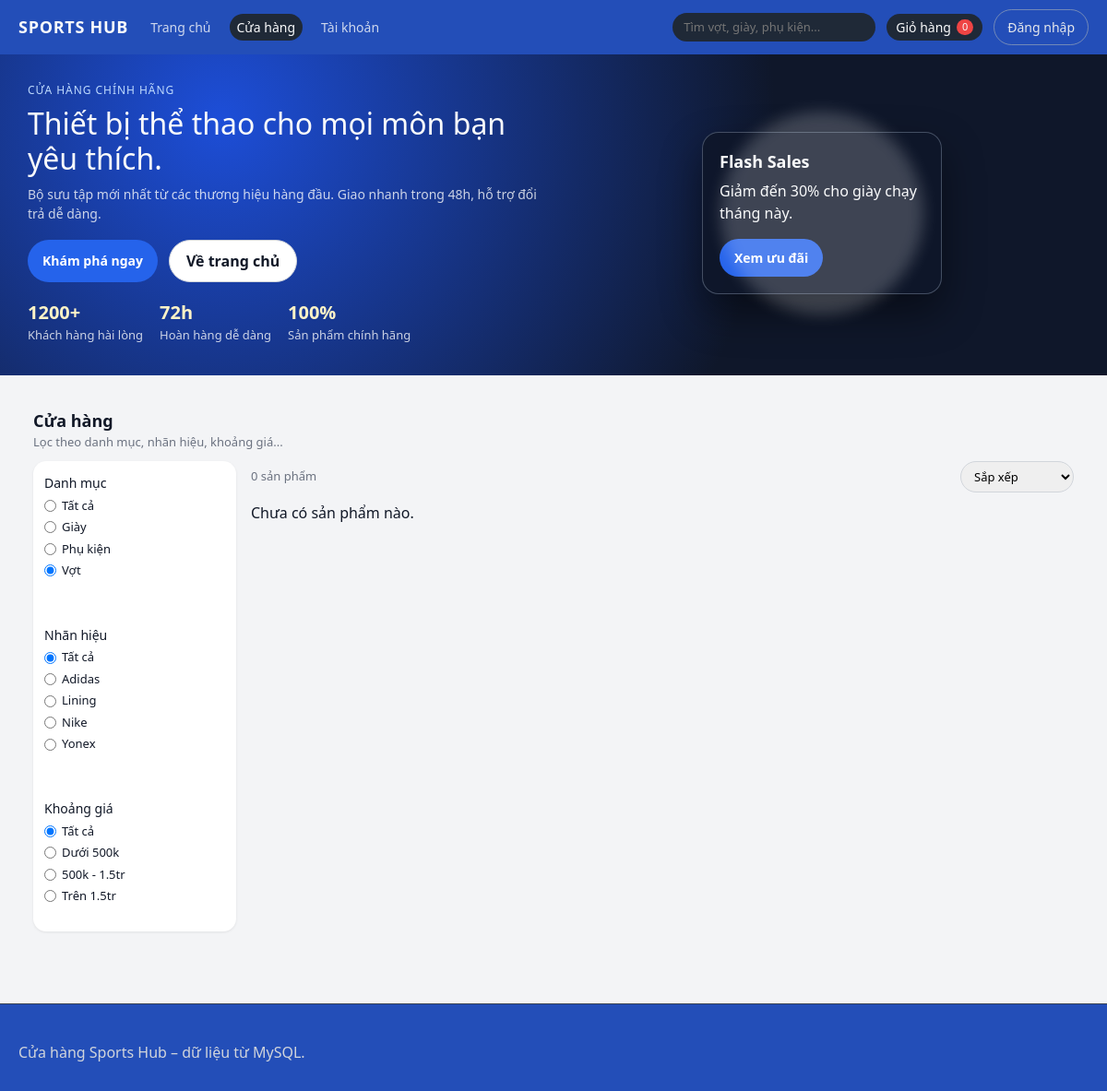
The page /index.php?c=product&a=index&category=1 on the database its author committed.
### tables this page shows
CREATE TABLE category (
  id          INT AUTO_INCREMENT PRIMARY KEY,
  name        VARCHAR(100) NOT NULL,
  created_at  DATETIME NOT NULL DEFAULT CURRENT_TIMESTAMP,
  updated_at  DATETIME NOT NULL DEFAULT CURRENT_TIMESTAMP ON UPDATE CURRENT_TIMESTAMP
);

CREATE TABLE brand (
  id          INT AUTO_INCREMENT PRIMARY KEY,
  name        VARCHAR(100) NOT NULL,
  description VARCHAR(255),
  created_at  DATETIME NOT NULL DEFAULT CURRENT_TIMESTAMP,
  updated_at  DATETIME NOT NULL DEFAULT CURRENT_TIMESTAMP ON UPDATE CURRENT_TIMESTAMP
);

### app/controllers/ProductController.php (called while the page is built, shortened)
<?php
require_once __DIR__ . '/../models/Product.php';
require_once __DIR__ . '/../models/Brand.php';
require_once __DIR__ . '/../models/Category.php';
class ProductController extends Controller
{
    public function index()
    {
        $productModel  = new Product();
        $brandModel    = new Brand();
        $categoryModel = new Category();
        $categoryId  = isset($_GET['category']) ? (int)$_GET['category'] : 0;
        $brandId     = isset($_GET['brand'])    ? (int)$_GET['brand']    : 0;
        $priceRange  = isset($_GET['price'])    ? $_GET['price']         : 'all';
        $keyword     = trim($_GET['q'] ?? '');
        $products   = $productModel->getFiltered($categoryId, $brandId, $priceRange, $keyword);
        $categories = $categoryModel->getAll();
        $brands     = $brandModel->getAll();
        $this->render('product/index', [
            'products'     => $products,
            'categories'   => $categories,
            'brands'       => $brands,
            'categoryId'   => $categoryId,
            'brandId'      => $brandId,
            'priceRange'   => $priceRange,
            'keyword'      => $keyword,
        ]);
    }
}

### app/core/Router.php (called while the page is built, shortened)
<?php
class Router
{
    public static function dispatch(array $routes, string $defaultController, string $defaultAction)
    {
        $actionName    = $_GET['a'] ?? $defaultAction;
        $controller = new $className();
        $controller->$actionName();
    }
}

### public/index.php (called while the page is built, shortened)
<?php
require_once __DIR__ . '/../app/core/Router.php';
$routes = [
    'home'    => 'HomeController',
    'product' => 'ProductController',
    'auth'    => 'AuthController',
];
Router::dispatch($routes, 'home', 'index');

### app/config/db.php (called while the page is built)
<?php
class Database
{
    private static ?PDO $instance = null;
    public static function getConnection(): PDO
    {
        if (self::$instance === null) {
            $host = 'localhost';
            $port = '3306';
            $db   = 'sports_shop';
            $user = 'root';
            $pass = '';
            $dsn = "mysql:host=$host;port=$port;dbname=$db;charset=utf8mb4";
            self::$instance = new PDO($dsn, $user, $pass, [
                PDO::ATTR_ERRMODE            => PDO::ERRMODE_EXCEPTION,
                PDO::ATTR_DEFAULT_FETCH_MODE => PDO::FETCH_ASSOC,
            ]);
        }
        return self::$instance;
    }
}

### app/models/BaseModel.php (called while the page is built, shortened)
<?php
require_once __DIR__ . '/../config/db.php';
class BaseModel
{
    public function __construct()
    {
        $this->db = Database::getConnection();
    }
}

### app/models/Category.php (called while the page is built, shortened)
<?php
require_once __DIR__ . '/BaseModel.php';
class Category extends BaseModel
{
    public function getAll(): array
    {
        $sql = "SELECT * FROM category ORDER BY name";
        return $this->db->query($sql)->fetchAll();
    }
}

### app/models/Brand.php (called while the page is built, shortened)
<?php
require_once __DIR__ . '/BaseModel.php';
class Brand extends BaseModel
{
    public function getAll(): array
    {
        $sql = "SELECT * FROM brand ORDER BY name";
        return $this->db->query($sql)->fetchAll();
    }
}

### app/models/Product.php (called while the page is built, shortened)
<?php
require_once __DIR__ . '/BaseModel.php';
class Product extends BaseModel
{
    public function getFiltered(int $categoryId, int $brandId, string $priceRange, string $keyword): array
    {
        $sql = "SELECT p.*, b.name AS brand_name, c.name AS category_name
                FROM product p
                JOIN brand b ON p.brand_id = b.id
                JOIN category c ON p.category_id = c.id
                WHERE 1=1";
        $params = [];
        if ($categoryId > 0) {
            $sql .= " AND p.category_id = :categoryId";
            $params[':categoryId'] = $categoryId;
        }
        $sql .= " ORDER BY p.created_at DESC";
        $stmt = $this->db->prepare($sql);
        $stmt->execute($params);
        return $stmt->fetchAll(PDO::FETCH_ASSOC);
    }
}

### app/views/product/index.php (the view, shortened to what this page needs)
<?php
$productCount = isset($products) ? count($products) : 0;
$account = $_SESSION['account'] ?? null;
$cartCount = 0;
?>
<header>
  <div class="header-left">
    <div class="logo">SPORTS HUB</div>
    <nav class="nav-links">
      <a class="nav-link" href="index.php?c=home&a=index">Trang chủ</a>
      <a class="nav-link active" href="index.php?c=product&a=index">Cửa hàng</a>
      <a class="nav-link" href="index.php?c=auth&a=login">Tài khoản</a>
    </nav>
  </div>
  <div class="header-right">
    <div class="search-box">
      <form method="get" action="index.php">
        <input name="q" placeholder="Tìm vợt, giày, phụ kiện..."
               value="<?php echo isset($_GET['q']) ? htmlspecialchars($_GET['q']) : ''; ?>" />
      </form>
    </div>
    <a class="icon-btn cart-button" href="index.php?c=product&a=cart">
      <span>Giỏ hàng</span>
      <span class="badge-pill"><?php echo $cartCount; ?></span>
    </a>
    <?php if ($account): ?>
      <div class="account-pill">
        <div class="account-avatar">
          <?php echo strtoupper(substr($account['username'] ?? 'U', 0, 1)); ?>
        </div>
        <div class="account-info">
          <div class="account-label">Xin chào</div>
          <div class="account-name"><?php echo htmlspecialchars($account['username']); ?></div>
        </div>
        <a class="account-action" href="index.php?c=auth&a=logout">Đăng xuất</a>
    </div>
    <?php else: ?>
      <button class="btn-outline-light"
              onclick="window.location='index.php?c=auth&a=login'">
        Đăng nhập
      </button>
    <?php endif; ?>
  </div>
</header>
<section class="shop-hero">
  <div class="shop-hero-content">
    <p class="shop-badge">Cửa hàng chính hãng</p>
    <h1>Thiết bị thể thao cho mọi môn bạn yêu thích.</h1>
    <p class="shop-sub">
      Bộ sưu tập mới nhất từ các thương hiệu hàng đầu. Giao nhanh trong 48h, hỗ trợ đổi trả dễ dàng.
    </p>
    <div class="shop-cta">
      <button class="btn-primary" onclick="document.getElementById('filterForm').scrollIntoView({behavior: 'smooth'});">
        Khám phá ngay
      </button>
      <button class="btn-outline"
              onclick="window.location='index.php?c=home&a=index'">
        Về trang chủ
      </button>
    </div>
    <div class="shop-stats">
      <div>
        <strong>1200+</strong>
        <span>Khách hàng hài lòng</span>
      </div>
      <div>
        <strong>72h</strong>
        <span>Hoàn hàng dễ dàng</span>
      </div>
      <div>
        <strong>100%</strong>
        <span>Sản phẩm chính hãng</span>
      </div>
    </div>
  </div>
  <div class="shop-hero-visual">
    <div class="shop-card">
      <div class="shop-card-title">Flash Sales</div>
      <p>Giảm đến 30% cho giày chạy tháng này.</p>
      <button class="btn-primary small"
              onclick="window.location='index.php?c=product&a=index&category=1';">
        Xem ưu đãi
      </button>
    </div>
    <div class="shop-hero-circle"></div>
  </div>
</section>
<div class="page-shell">
  <section class="view-section">
    <div class="section-header">
      <div>
        <div class="section-title">Cửa hàng</div>
        <div class="section-sub">
          Lọc theo danh mục, nhãn hiệu, khoảng giá...
        </div>
      </div>
    </div>
    <div class="products-layout">
      <aside class="sidebar">
        <form id="filterForm" method="get" action="index.php">
        <div class="sidebar-group">
          <h3>Danh mục</h3>
            <label>
              <input type="radio" name="category" value="0"
                     <?php echo ($categoryId == 0) ? 'checked' : ''; ?>>
              Tất cả
            </label>
            <?php if (!empty($categories)): ?>
              <?php foreach ($categories as $cat): ?>
                <label>
                  <input type="radio"
                         name="category"
                         value="<?php echo $cat['id']; ?>"
                      <?php echo ($categoryId == $cat['id']) ? 'checked' : ''; ?>>
                  <?php echo htmlspecialchars($cat['name']); ?>
                </label>
              <?php endforeach; ?>
            <?php endif; ?>
        </div>
        <div class="sidebar-group">
          <h3>Nhãn hiệu</h3>
            <label>
              <input type="radio" name="brand" value="0"
                     <?php echo ($brandId == 0) ? 'checked' : ''; ?>>
              Tất cả
            </label>
            <?php if (!empty($brands)): ?>
              <?php foreach ($brands as $b): ?>
                <label>
                  <input type="radio"
                         name="brand"
                         value="<?php echo $b['id']; ?>"
                      <?php echo ($brandId == $b['id']) ? 'checked' : ''; ?>>
                  <?php echo htmlspecialchars($b['name']); ?>
                </label>
              <?php endforeach; ?>
            <?php endif; ?>
        </div>
        <div class="sidebar-group">
          <h3>Khoảng giá</h3>
            <label>
              <input type="radio" name="price" value="all"
                     <?php echo ($priceRange === 'all') ? 'checked' : ''; ?>>
              Tất cả
            </label>
            <label>
              <input type="radio" name="price" value="1"
                     <?php echo ($priceRange === '1') ? 'checked' : ''; ?>>
              Dưới 500k
            </label>
            <label>
              <input type="radio" name="price" value="2"
                     <?php echo ($priceRange === '2') ? 'checked' : ''; ?>>
              500k - 1.5tr
            </label>
            <label>
              <input type="radio" name="price" value="3"
                     <?php echo ($priceRange === '3') ? 'checked' : ''; ?>>
              Trên 1.5tr
            </label>
        </div>
        </form>
      </aside>
      <div>
        <div class="product-toolbar">
          <div class="product-count">
            <?php echo $productCount; ?> sản phẩm
          </div>
          <div>
            <select id="sortSelect">
              <option value="default">Sắp xếp</option>
            </select>
          </div>
        </div>
        <div class="product-grid">
          <?php if (!empty($products)): ?>
            <?php foreach ($products as $p): ?>
              <a class="product-card"
                 href="index.php?c=product&a=detail&id=<?php echo $p['id']; ?>">
                <?php if (!empty($p['image'])): ?>
                  <div class="product-image-wrap">
                    <img src="<?php echo htmlspecialchars($p['image']); ?>"
                         alt="<?php echo htmlspecialchars($p['title']); ?>">
                  </div>
                <?php endif; ?>
                <div class="product-body">
                  <div class="product-title">
                    <?php echo htmlspecialchars($p['title']); ?>
                  </div>
                  <div class="product-meta">
                    <?php echo htmlspecialchars($p['brand_name'] ?? ''); ?>
                    <?php if (!empty($p['category_name'])): ?>
                      · <?php echo htmlspecialchars($p['category_name']); ?>
                    <?php endif; ?>
                  </div>
                  <div class="product-price-row">
                    <div class="product-price">
                      <?php echo number_format($p['price']); ?>đ
                    </div>
                  </div>
                  <?php if (isset($p['number_in_stock'])): ?>
                    <div class="product-stock">
                      Còn <?php echo (int)$p['number_in_stock']; ?> sản phẩm
                    </div>
                  <?php endif; ?>
                </div>
              </a>
            <?php endforeach; ?>
          <?php else: ?>
            <p>Chưa có sản phẩm nào.</p>
          <?php endif; ?>
        </div>
      </div>
    </div>
  </section>
</div>
<footer>
  Cửa hàng Sports Hub – dữ liệu từ MySQL.
</footer>

### rows shown on the page
category: category "☐ Giày", name "Giày"
category: category "☐ Phụ kiện", name "Phụ kiện"
category: category "☑ Vợt", name "Vợt"
brand: brand "☐ Adidas", name "Adidas"
brand: brand "☐ Lining", name "Lining"
brand: brand "☐ Nike", name "Nike"
brand: brand "☐ Yonex", name "Yonex"

### other values the page prints
$cartCount "0"
$productCount "0"
